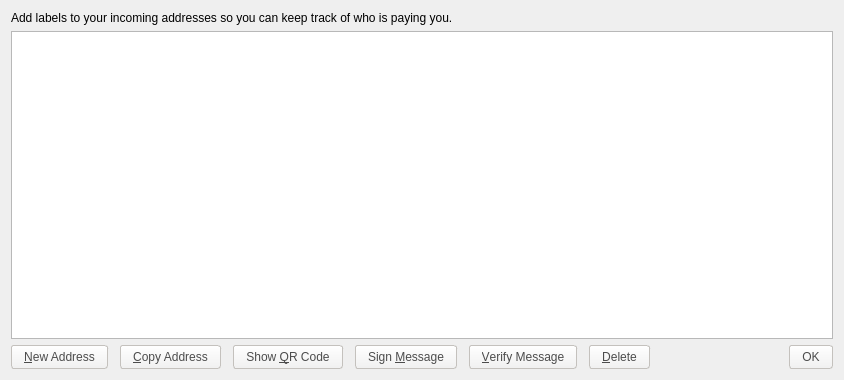
<?xml version="1.0" encoding="UTF-8"?>
<ui version="4.0">
 <class>AddressBookPage</class>
 <widget class="QWidget" name="AddressBookPage">
  <property name="geometry">
   <rect>
    <x>0</x>
    <y>0</y>
    <width>844</width>
    <height>380</height>
   </rect>
  </property>
  <property name="windowTitle">
   <string>Address Book</string>
  </property>
  <property name="styleSheet">
   <string notr="true"/>
  </property>
  <layout class="QVBoxLayout" name="verticalLayout">
   <item>
    <widget class="QLabel" name="labelExplanation">
     <property name="text">
      <string>Add labels to your incoming addresses so you can keep track of who is paying you.</string>
     </property>
     <property name="textFormat">
      <enum>Qt::PlainText</enum>
     </property>
     <property name="wordWrap">
      <bool>true</bool>
     </property>
    </widget>
   </item>
   <item>
    <widget class="QTableView" name="tableView">
     <property name="contextMenuPolicy">
      <enum>Qt::CustomContextMenu</enum>
     </property>
     <property name="toolTip">
      <string>Double-click to edit address or label</string>
     </property>
     <property name="tabKeyNavigation">
      <bool>false</bool>
     </property>
     <property name="alternatingRowColors">
      <bool>true</bool>
     </property>
     <property name="selectionMode">
      <enum>QAbstractItemView::SingleSelection</enum>
     </property>
     <property name="selectionBehavior">
      <enum>QAbstractItemView::SelectRows</enum>
     </property>
     <property name="sortingEnabled">
      <bool>true</bool>
     </property>
     <attribute name="verticalHeaderVisible">
      <bool>false</bool>
     </attribute>
    </widget>
   </item>
   <item>
    <layout class="QHBoxLayout" name="horizontalLayout">
     <item>
      <widget class="QPushButton" name="newAddressButton">
       <property name="toolTip">
        <string>Create a new address</string>
       </property>
       <property name="styleSheet">
        <string notr="true">background-color: qlineargradient(spread:pad, x1:0, y1:1, x2:0, y2:0, stop:0 rgb(240,240,240), stop:1 rgb(255, 255, 255));
border-radius:3px;
border: 1px solid #C4C1BD;
color: #4C4C4C;
padding: 4px 12px;
margin: 0px 6px 0px 0px;</string>
       </property>
       <property name="text">
        <string>&amp;New Address</string>
       </property>
       <property name="icon">
        <iconset resource="../bitcoin.qrc">
         <normaloff>:/icons/add</normaloff>:/icons/add</iconset>
       </property>
      </widget>
     </item>
     <item>
      <widget class="QPushButton" name="copyToClipboard">
       <property name="toolTip">
        <string>Copy the currently selected address to the system clipboard</string>
       </property>
       <property name="styleSheet">
        <string notr="true">background-color: qlineargradient(spread:pad, x1:0, y1:1, x2:0, y2:0, stop:0 rgb(240,240,240), stop:1 rgb(255, 255, 255));
border-radius:3px;
border: 1px solid #C4C1BD;
color: #4C4C4C;
padding: 4px 12px;
margin: 0px 6px 0px 0px;</string>
       </property>
       <property name="text">
        <string>&amp;Copy Address</string>
       </property>
       <property name="icon">
        <iconset resource="../bitcoin.qrc">
         <normaloff>:/icons/editcopy</normaloff>:/icons/editcopy</iconset>
       </property>
      </widget>
     </item>
     <item>
      <widget class="QPushButton" name="showQRCode">
       <property name="styleSheet">
        <string notr="true">background-color: qlineargradient(spread:pad, x1:0, y1:1, x2:0, y2:0, stop:0 rgb(240,240,240), stop:1 rgb(255, 255, 255));
border-radius:3px;
border: 1px solid #C4C1BD;
color: #4C4C4C;
padding: 4px 12px;
margin: 0px 6px 0px 0px;</string>
       </property>
       <property name="text">
        <string>Show &amp;QR Code</string>
       </property>
       <property name="icon">
        <iconset resource="../bitcoin.qrc">
         <normaloff>:/icons/qrcode</normaloff>:/icons/qrcode</iconset>
       </property>
      </widget>
     </item>
     <item>
      <widget class="QPushButton" name="signMessage">
       <property name="toolTip">
        <string>Sign a message to prove you own a NavajoAnonSubChain/NavajoAnonSubChain address</string>
       </property>
       <property name="styleSheet">
        <string notr="true">background-color: qlineargradient(spread:pad, x1:0, y1:1, x2:0, y2:0, stop:0 rgb(240,240,240), stop:1 rgb(255, 255, 255));
border-radius:3px;
border: 1px solid #C4C1BD;
color: #4C4C4C;
padding: 4px 12px;
margin: 0px 6px 0px 0px;</string>
       </property>
       <property name="text">
        <string>Sign &amp;Message</string>
       </property>
       <property name="icon">
        <iconset resource="../bitcoin.qrc">
         <normaloff>:/icons/edit</normaloff>:/icons/edit</iconset>
       </property>
      </widget>
     </item>
     <item>
      <widget class="QPushButton" name="verifyMessage">
       <property name="toolTip">
        <string>Verify a message to ensure it was signed with a specified NavajoAnonSubChain/NavajoAnonSubChain address</string>
       </property>
       <property name="styleSheet">
        <string notr="true">background-color: qlineargradient(spread:pad, x1:0, y1:1, x2:0, y2:0, stop:0 rgb(240,240,240), stop:1 rgb(255, 255, 255));
border-radius:3px;
border: 1px solid #C4C1BD;
color: #4C4C4C;
padding: 4px 12px;
margin: 0px 6px 0px 0px;</string>
       </property>
       <property name="text">
        <string>&amp;Verify Message</string>
       </property>
       <property name="icon">
        <iconset resource="../bitcoin.qrc">
         <normaloff>:/icons/transaction_0</normaloff>:/icons/transaction_0</iconset>
       </property>
      </widget>
     </item>
     <item>
      <widget class="QPushButton" name="deleteButton">
       <property name="toolTip">
        <string>Delete the currently selected address from the list</string>
       </property>
       <property name="styleSheet">
        <string notr="true">background-color: qlineargradient(spread:pad, x1:0, y1:1, x2:0, y2:0, stop:0 rgb(240,240,240), stop:1 rgb(255, 255, 255));
border-radius:3px;
border: 1px solid #C4C1BD;
color: #4C4C4C;
padding: 4px 12px;
margin: 0px 6px 0px 0px;</string>
       </property>
       <property name="text">
        <string>&amp;Delete</string>
       </property>
       <property name="icon">
        <iconset resource="../bitcoin.qrc">
         <normaloff>:/icons/remove</normaloff>:/icons/remove</iconset>
       </property>
      </widget>
     </item>
     <item>
      <spacer name="horizontalSpacer">
       <property name="orientation">
        <enum>Qt::Horizontal</enum>
       </property>
       <property name="sizeHint" stdset="0">
        <size>
         <width>40</width>
         <height>20</height>
        </size>
       </property>
      </spacer>
     </item>
     <item>
      <widget class="QDialogButtonBox" name="buttonBox">
       <property name="sizePolicy">
        <sizepolicy hsizetype="Maximum" vsizetype="Fixed">
         <horstretch>0</horstretch>
         <verstretch>0</verstretch>
        </sizepolicy>
       </property>
       <property name="styleSheet">
        <string notr="true">background-color: qlineargradient(spread:pad, x1:0, y1:1, x2:0, y2:0, stop:0 rgb(240,240,240), stop:1 rgb(255, 255, 255));
border-radius:3px;
border: 1px solid #C4C1BD;
color: #4C4C4C;
padding: 4px 12px;</string>
       </property>
       <property name="standardButtons">
        <set>QDialogButtonBox::Ok</set>
       </property>
      </widget>
     </item>
    </layout>
   </item>
  </layout>
 </widget>
 <resources>
  <include location="../bitcoin.qrc"/>
 </resources>
 <connections/>
</ui>
